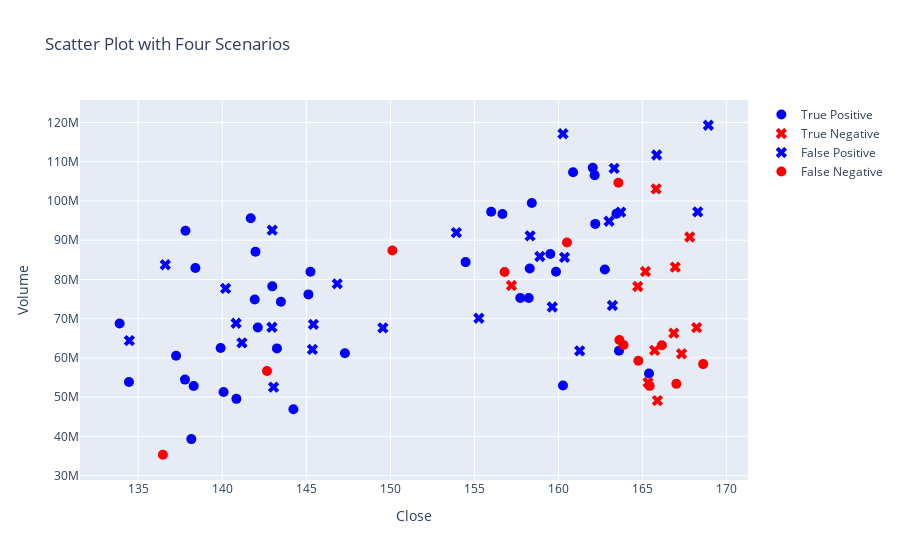

Notebook cell for this chart:
### Code cell
max_depth = 14
n_estimators = 100
random_forest_classifier(
    df_train_val,
    X_validation,
    y_validation,
    df_evaluation_val,
    df_confusion_val,
    max_depth,
    n_estimators,
)
